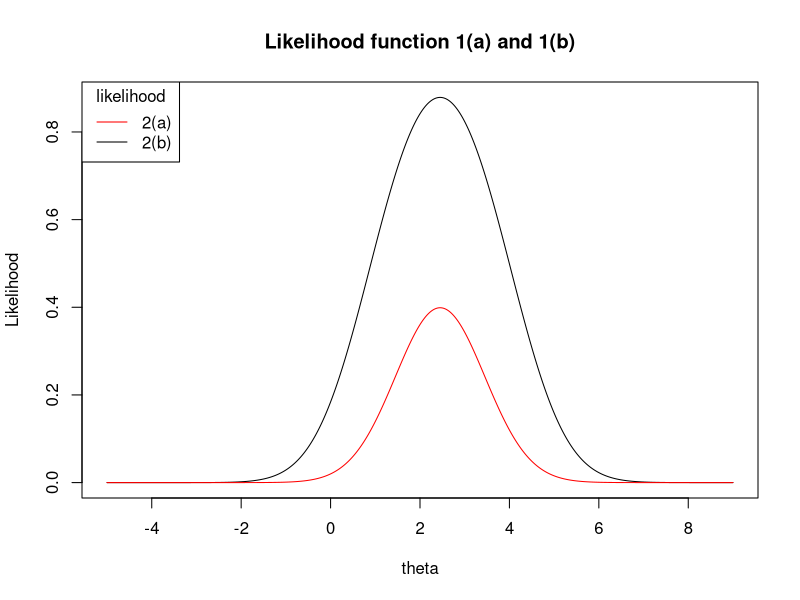
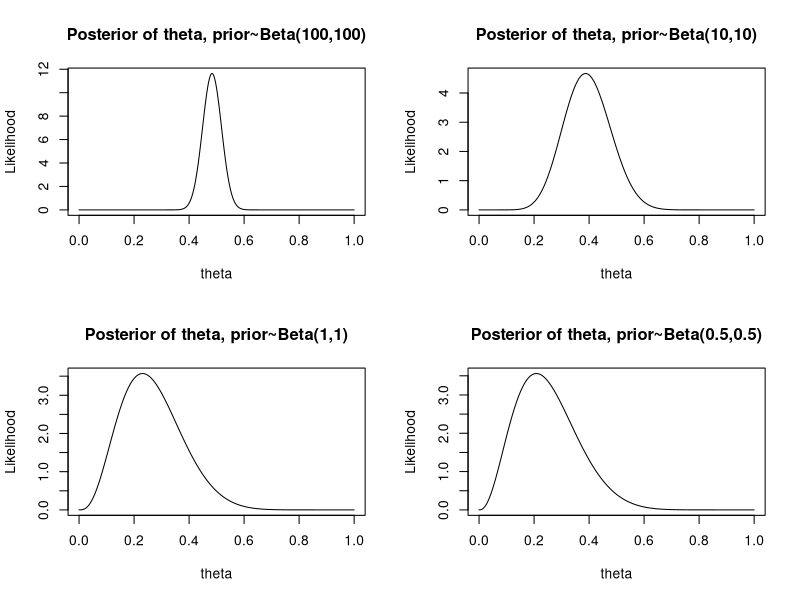
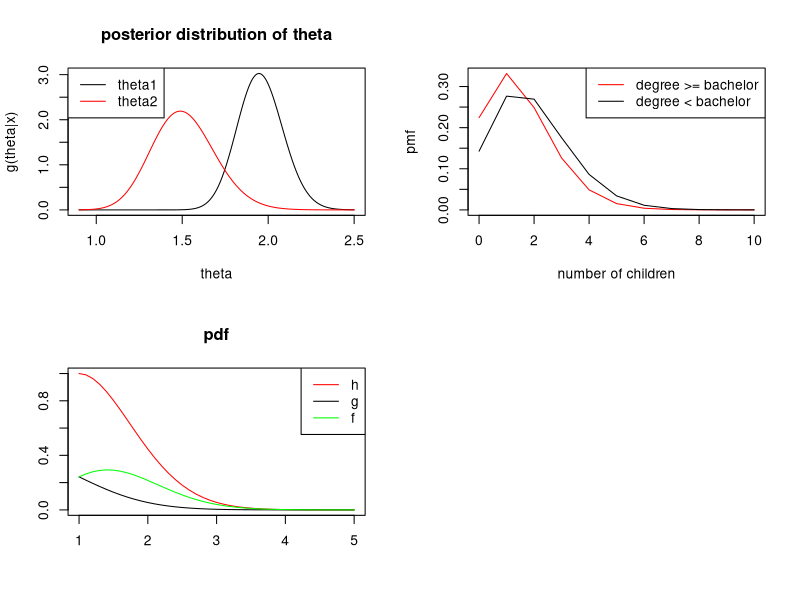

R code for these plots, in order:
## ---- chunk 1
knitr::opts_chunk$set(echo = TRUE)
## ---- chunk 2
likea<-function(theta){
  dnorm(2.45-theta, mean=0, sd=1)
}
likeb<-function(theta){
	pnorm(4-theta,mean=0,sd=1,lower.tail=TRUE)-pnorm(0.9-theta,mean=0,sd=1,lower.tail=TRUE)
}
Theta=seq(-5,9,0.01)
plot(Theta,likeb(Theta),type="l",xlab="theta",ylab="Likelihood",main="Likelihood function 1(a) and 1(b)")
points(Theta,likea(Theta),lwd=1,type="l",col="red")
legend("topleft", 
       legend = c("2(a)", "2(b)"), 
       lty = c(1, 1), 
       col = c("red", "black"),
       title = "likelihood")

## ---- chunk 3
pBeta=function(theta, n){
  dbeta(theta, 3+n, 10+n)
}
Theta=seq(0,1,0.001)
par(mfrow=c(2,2))
plot(Theta,pBeta(Theta,100),type="l",xlab="theta",ylab="Likelihood",main="Posterior of theta, prior~Beta(100,100)")
plot(Theta,pBeta(Theta,10),type="l",xlab="theta",ylab="Likelihood",main="Posterior of theta, prior~Beta(10,10)")
plot(Theta,pBeta(Theta,1),type="l",xlab="theta",ylab="Likelihood",main="Posterior of theta, prior~Beta(1,1)")
plot(Theta,pBeta(Theta,0.5),type="l",xlab="theta",ylab="Likelihood",main="Posterior of theta, prior~Beta(0.5,0.5)")
Theta[which.max(pBeta(Theta,100))]
Theta[which.max(pBeta(Theta,10))]
Theta[which.max(pBeta(Theta,1))]
Theta[which.max(pBeta(Theta,0.5))]

## ---- chunk 4
help(qgamma)
qgamma(0.025, shape=219, rate=112)
qgamma(0.975, shape=219, rate=112)
qgamma(0.025, shape=68, rate=45)
qgamma(0.975, shape=68, rate=45)
## ---- chunk 5
Theta=seq(0.9,2.5,0.001)
plot(Theta,dgamma(Theta, 219, 112),type="l",xlab="theta",ylab="g(theta|x)",main="posterior distribution of theta")
points(Theta,dgamma(Theta, 68, 45),lwd=1,type="l",col="red")
legend("topleft", 
       legend = c("theta1", "theta2"), 
       lty = c(1, 1), 
       col = c("black", "red"))

## ---- chunk 6
num_obs=1000000
# generate g(theta|x)
x=rgamma(num_obs,219, 112)
# generate g(theta|y)
y=rgamma(num_obs ,68, 45)
# number of trails that x>y
d=x>y
# computed probility of x>y
sum(d)/num_obs
## ---- chunk 7
help("rnbinom")
X=rnbinom(num_obs,219,112/113)
Y=rnbinom(num_obs,68,45/46)
d=X>Y
sum(d)/num_obs
## ---- chunk 8
Theta=seq(0,10,1)
plot(Theta,dnbinom(Theta, 68, 45/46),type="l",xlab="number of children",ylab="pmf",main="",col="red")
points(Theta,dnbinom(Theta, 219, 112/113),lwd=1,type="l",col="black")
legend("topright", 
       legend = c("degree >= bachelor", "degree < bachelor"), 
       lty = c(1, 1), 
       col = c("red", "black"))


## ---- chunk 9
#a
sqrt(2*pi)

find.theta.cv=function(n){
  x=runif(n,min=-10,max=10)
  theta=exp(-x^2/2)*20
  theta.star=(1-abs(x)/5)
  
  theta.hat=mean(theta)
  theta.star.hat=mean(theta.star)
  
  theta.star.real = 0
  
  cov.hat=sum((theta-theta.hat)*(theta.star-theta.star.hat))/(n*(n-1))
  var.hat.theta.start.hat=sum((theta.star-theta.star.hat)^2)/(n*(n-1))
  
  alpha=-cov.hat/var.hat.theta.start.hat
  
  theta.cv=theta+alpha*(theta.star-theta.star.real)
  mean(theta.cv)
}
means=c()
for (i in 1:50){
  means=c(means, find.theta.cv(500))
}
#average estimate
mean(means)
#variance of estimate
var(means)

#b
find.theta.cv=function(n){
  x=runif(n,min=-10,max=10)
  theta=exp(-x^2/2)*20
  theta.star=(1-x^2/25)
  
  theta.hat=mean(theta)
  theta.star.hat=mean(theta.star)
  
  theta.star.real = -1/3
  
  cov.hat=sum((theta-theta.hat)*(theta.star-theta.star.hat))/(n*(n-1))
  var.hat.theta.start.hat=sum((theta.star-theta.star.hat)^2)/(n*(n-1))
  
  alpha=-cov.hat/var.hat.theta.start.hat
  
  theta.cv=theta+alpha*(theta.star-theta.star.real)
  mean(theta.cv)
}
means=c()
for (i in 1:50){
  means=c(means, find.theta.cv(500))
}
#average estimate
mean(means)
#variance of estimate
var(means)





## ---- chunk 10
#a
n=1000
quantil=runif(n,pnorm(1),1)
x=qnorm(quantil)
f=dnorm(x)*x^2
g=dnorm(x)/(1-pnorm(1))
mean(f/g)
sd(f/g)/sqrt(n)

#b
x0=rexp(n,1/2)
x=sqrt(x0+1)

f=dnorm(x)*x^2
g=x*exp((1-x^2)/2)

mean(f/g)
sd(f/g)/sqrt(n)
# c
x=seq(1,5,0.1)
f=dnorm(x)*x^2
g=dnorm(x)
h=x*exp((1-x^2)/2)

plot(x,h,type="l",xlab="",ylab="",main="pdf",col="red")
points(x,g,lwd=1,type="l",col="black")
points(x,f,lwd=1,type="l",col="green")
legend("topright", 
       legend = c("h", "g", "f"), 
       lty = c(1, 1,1), 
       col = c("red", "black","green"))


# we see h looks more like f than g does.


## ---- chunk 11
f=function(x){x^2*cos(x^2)}
#a
x=rexp(10000,25)
mean(f(x))

#b
x=runif(5000)
y=(f(qexp(x, 25))+f(qexp(1-x, 25)))/2
mean(y)

simple.mean=c()
anti.mean=c()
#c
for (i in (1:1000)){
  x=rexp(10000,25)
  simple.mean=c(simple.mean, mean(f(x)))
    
  x=runif(10000)
  y=(f(qexp(x, 25))+f(qexp(1-x, 25)))/2
  anti.mean=c(anti.mean, mean(y))
}
mean(simple.mean)
mean(anti.mean)
var(simple.mean)
var(anti.mean)

## ---- chunk 12
monte=function(n){
  x=rgeom(n,4/5)
  y=5/4*(x^2+3)^(-7)
  yhat=sum(y)/n
  se=sqrt( (sum(y^2)/n-yhat^2)/n   )
  #95%CI
  
  c(yhat, 1.96*c(-1,1)*se+yhat)
}

#
findsize=function(n){
  while(1){
    x=rgeom(n,4/5)
    y=5/4*(x^2+3)^(-7)
    yhat=sum(y)/n
    se=sqrt( (sum(y^2)/n-yhat^2)/n   )
    #95%CI
    if(1.96*2*se >=0.0002){
      break
    }
    if(n<5){
      break
    }
    n=round(0.95*n, 0)
  }
  n
  
    
}
monte(1000)
monte(10000)
monte(100000)
findsize(1000)

